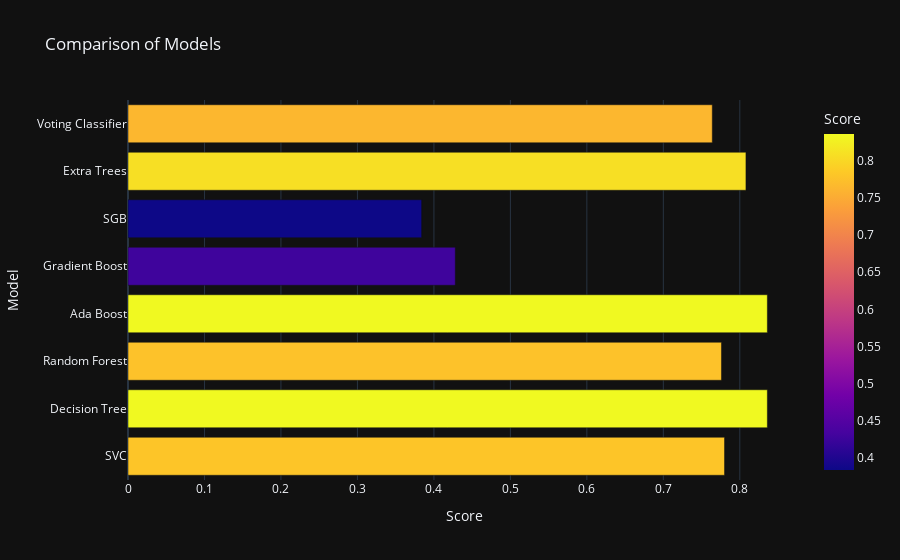

Notebook source saved alongside this figure:
### Markdown cell above
## Model Comparisons:
    
Using bar plot, comparing the obtained test accuracies of ML models used

### Code cell
px.bar(data_frame = models, x = 'Score', y = 'Model', color = 'Score', template = 'plotly_dark', 
       title = 'Comparison of Models')

### Figure 1 — Plotly figure (JSON) as saved in the notebook; plotly's stock layout.template omitted (floating-point values rounded to 4 significant figures)
{"data": [{"alignmentgroup": "True", "hovertemplate": "Score=%{marker.color}<br>Model=%{y}<extra></extra>", "legendgroup": "", "marker": {"color": [0.78, 0.836, 0.776, 0.836, 0.428, 0.384, 0.808, 0.764], "coloraxis": "coloraxis", "pattern": {"shape": ""}}, "name": "", "offsetgroup": "", "orientation": "h", "showlegend": false, "textposition": "auto", "type": "bar", "x": [0.78, 0.836, 0.776, 0.836, 0.428, 0.384, 0.808, 0.764], "xaxis": "x", "y": ["SVC", "Decision Tree", "Random Forest", "Ada Boost", "Gradient Boost", "SGB", "Extra Trees", "Voting Classifier"], "yaxis": "y"}], "layout": {"barmode": "relative", "coloraxis": {"colorbar": {"title": {"text": "Score"}}, "colorscale": [[0, "#0d0887"], [0.1111, "#46039f"], [0.2222, "#7201a8"], [0.3333, "#9c179e"], [0.4444, "#bd3786"], [0.5556, "#d8576b"], [0.6667, "#ed7953"], [0.7778, "#fb9f3a"], [0.8889, "#fdca26"], [1, "#f0f921"]]}, "legend": {"tracegroupgap": 0}, "title": {"text": "Comparison of Models"}, "xaxis": {"anchor": "y", "domain": [0, 1], "title": {"text": "Score"}}, "yaxis": {"anchor": "x", "domain": [0, 1], "title": {"text": "Model"}}}}
